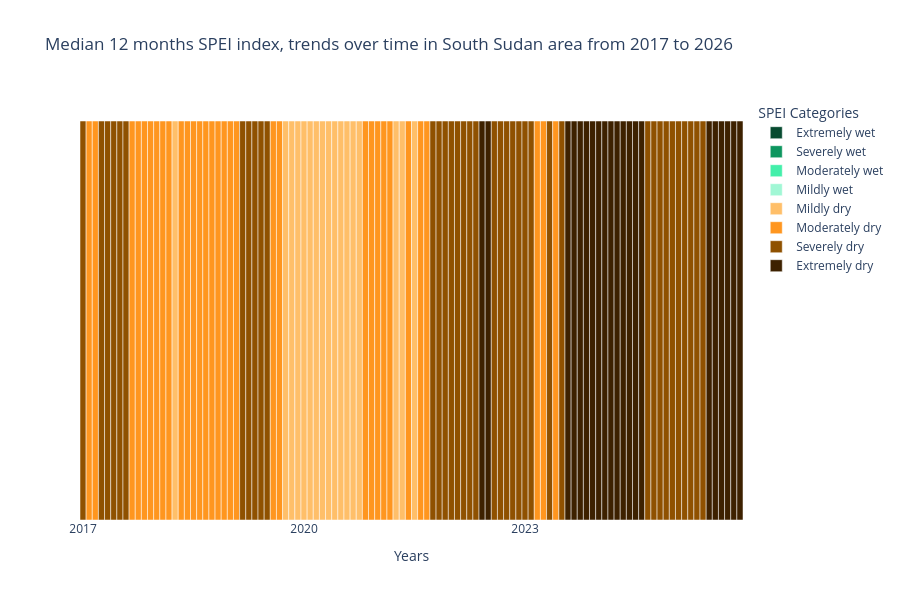

The notebook cell saved with this chart:
### Markdown cell above
Create the stripe charts: the first one showing the years and months along the x-axis, the second showing years along the x-axis and the months along the y-axis.

These charts allow you to quickly identify temporal patterns, showing how drought conditions evolve over both months and years.

### Code cell
charts.create_stripechart(stat_values, accumulation_windows, selected, placeholders)

### Figure 1 — Plotly figure (JSON) as saved in the notebook; plotly's stock layout.template omitted (floating-point values rounded to 4 significant figures)
{"data": [{"hoverinfo": "text", "hovertext": ["January 2017, median: -1.53", "February 2017, median: -1.45", "March 2017, median: -1.48", "April 2017, median: -1.59", "May 2017, median: -1.57", "June 2017, median: -1.64", "July 2017, median: -1.78", "August 2017, median: -1.76", "September 2017, median: -1.47", "October 2017, median: -1.41", "November 2017, median: -1.30", "December 2017, median: -1.31", "January 2018, median: -1.28", "February 2018, median: -1.21", "March 2018, median: -1.02", "April 2018, median: -0.98", "May 2018, median: -1.07", "June 2018, median: -1.11", "July 2018, median: -1.20", "August 2018, median: -1.14", "September 2018, median: -1.31", "October 2018, median: -1.31", "November 2018, median: -1.35", "December 2018, median: -1.29", "January 2019, median: -1.29", "February 2019, median: -1.34", "March 2019, median: -1.58", "April 2019, median: -1.63", "May 2019, median: -1.77", "June 2019, median: -1.61", "July 2019, median: -1.54", "August 2019, median: -1.38", "September 2019, median: -1.12", "October 2019, median: -0.50", "November 2019, median: -0.28", "December 2019, median: -0.20", "January 2020, median: -0.18", "February 2020, median: -0.25", "March 2020, median: -0.20", "April 2020, median: -0.22", "May 2020, median: -0.25", "June 2020, median: -0.76", "July 2020, median: -0.57", "August 2020, median: -0.44", "September 2020, median: -0.45", "October 2020, median: -0.88", "November 2020, median: -1.05", "December 2020, median: -1.12", "January 2021, median: -1.17", "February 2021, median: -1.12", "March 2021, median: -1.02", "April 2021, median: -0.93", "May 2021, median: -0.90", "June 2021, median: -1.00", "July 2021, median: -1.00", "August 2021, median: -1.46", "September 2021, median: -1.48", "October 2021, median: -1.70", "November 2021, median: -1.70", "December 2021, median: -1.72", "January 2022, median: -1.67", "February 2022, median: -1.68", "March 2022, median: -1.72", "April 2022, median: -1.64", "May 2022, median: -1.93", "June 2022, median: -2.07", "July 2022, median: -2.28", "August 2022, median: -1.76", "September 2022, median: -1.74", "October 2022, median: -1.67", "November 2022, median: -1.66", "December 2022, median: -1.60", "January 2023, median: -1.65", "February 2023, median: -1.63", "March 2023, median: -1.44", "April 2023, median: -1.46", "May 2023, median: -1.51", "June 2023, median: -1.34", "July 2023, median: -1.84", "August 2023, median: -2.50", "September 2023, median: -2.72", "October 2023, median: -2.78", "November 2023, median: -2.38", "December 2023, median: -2.36", "January 2024, median: -2.37", "February 2024, median: -2.33", "March 2024, median: -2.33", "April 2024, median: -2.36", "May 2024, median: -2.37", "June 2024, median: -2.92", "July 2024, median: -2.88", "August 2024, median: -2.10", "September 2024, median: -1.70", "October 2024, median: -1.52", "November 2024, median: -1.78", "December 2024, median: -1.79", "January 2025, median: -1.78", "February 2025, median: -1.75", "March 2025, median: -1.67", "April 2025, median: -1.62", "May 2025, median: -1.62", "June 2025, median: -1.80", "July 2025, median: -2.03", "August 2025, median: -2.21", "September 2025, median: -2.21", "October 2025, median: -2.13", "November 2025, median: -2.08", "December 2025, median: -2.00"], "marker": {"color": ["#8F5100", "#FF961F", "#FF961F", "#8F5100", "#8F5100", "#8F5100", "#8F5100", "#8F5100", "#FF961F", "#FF961F", "#FF961F", "#FF961F", "#FF961F", "#FF961F", "#FF961F", "#FFBF69", "#FF961F", "#FF961F", "#FF961F", "#FF961F", "#FF961F", "#FF961F", "#FF961F", "#FF961F", "#FF961F", "#FF961F", "#8F5100", "#8F5100", "#8F5100", "#8F5100", "#8F5100", "#FF961F", "#FF961F", "#FFBF69", "#FFBF69", "#FFBF69", "#FFBF69", "#FFBF69", "#FFBF69", "#FFBF69", "#FFBF69", "#FFBF69", "#FFBF69", "#FFBF69", "#FFBF69", "#FFBF69", "#FF961F", "#FF961F", "#FF961F", "#FF961F", "#FF961F", "#FFBF69", "#FFBF69", "#FF961F", "#FFBF69", "#FF961F", "#FF961F", "#8F5100", "#8F5100", "#8F5100", "#8F5100", "#8F5100", "#8F5100", "#8F5100", "#8F5100", "#3d2100", "#3d2100", "#8F5100", "#8F5100", "#8F5100", "#8F5100", "#8F5100", "#8F5100", "#8F5100", "#FF961F", "#FF961F", "#8F5100", "#FF961F", "#8F5100", "#3d2100", "#3d2100", "#3d2100", "#3d2100", "#3d2100", "#3d2100", "#3d2100", "#3d2100", "#3d2100", "#3d2100", "#3d2100", "#3d2100", "#3d2100", "#8F5100", "#8F5100", "#8F5100", "#8F5100", "#8F5100", "#8F5100", "#8F5100", "#8F5100", "#8F5100", "#8F5100", "#3d2100", "#3d2100", "#3d2100", "#3d2100", "#3d2100", "#3d2100"]}, "orientation": "v", "showlegend": false, "type": "bar", "width": 1, "x": ["2017-01", "2017-02", "2017-03", "2017-04", "2017-05", "2017-06", "2017-07", "2017-08", "2017-09", "2017-10", "2017-11", "2017-12", "2018-01", "2018-02", "2018-03", "2018-04", "2018-05", "2018-06", "2018-07", "2018-08", "2018-09", "2018-10", "2018-11", "2018-12", "2019-01", "2019-02", "2019-03", "2019-04", "2019-05", "2019-06", "2019-07", "2019-08", "2019-09", "2019-10", "2019-11", "2019-12", "2020-01", "2020-02", "2020-03", "2020-04", "2020-05", "2020-06", "2020-07", "2020-08", "2020-09", "2020-10", "2020-11", "2020-12", "2021-01", "2021-02", "2021-03", "2021-04", "2021-05", "2021-06", "2021-07", "2021-08", "2021-09", "2021-10", "2021-11", "2021-12", "2022-01", "2022-02", "2022-03", "2022-04", "2022-05", "2022-06", "2022-07", "2022-08", "2022-09", "2022-10", "2022-11", "2022-12", "2023-01", "2023-02", "2023-03", "2023-04", "2023-05", "2023-06", "2023-07", "2023-08", "2023-09", "2023-10", "2023-11", "2023-12", "2024-01", "2024-02", "2024-03", "2024-04", "2024-05", "2024-06", "2024-07", "2024-08", "2024-09", "2024-10", "2024-11", "2024-12", "2025-01", "2025-02", "2025-03", "2025-04", "2025-05", "2025-06", "2025-07", "2025-08", "2025-09", "2025-10", "2025-11", "2025-12"], "y": [1, 1, 1, 1, 1, 1, 1, 1, 1, 1, 1, 1, 1, 1, 1, 1, 1, 1, 1, 1, 1, 1, 1, 1, 1, 1, 1, 1, 1, 1, 1, 1, 1, 1, 1, 1, 1, 1, 1, 1, 1, 1, 1, 1, 1, 1, 1, 1, 1, 1, 1, 1, 1, 1, 1, 1, 1, 1, 1, 1, 1, 1, 1, 1, 1, 1, 1, 1, 1, 1, 1, 1, 1, 1, 1, 1, 1, 1, 1, 1, 1, 1, 1, 1, 1, 1, 1, 1, 1, 1, 1, 1, 1, 1, 1, 1, 1, 1, 1, 1, 1, 1, 1, 1, 1, 1, 1, 1]}, {"hoverinfo": "none", "marker": {"color": "#074B30"}, "name": "Extremely wet", "showlegend": true, "type": "bar", "x": [null], "y": [null]}, {"hoverinfo": "none", "marker": {"color": "#0D965f"}, "name": "Severely wet", "showlegend": true, "type": "bar", "x": [null], "y": [null]}, {"hoverinfo": "none", "marker": {"color": "#43EFAA"}, "name": "Moderately wet", "showlegend": true, "type": "bar", "x": [null], "y": [null]}, {"hoverinfo": "none", "marker": {"color": "#A1F7D5"}, "name": "Mildly wet", "showlegend": true, "type": "bar", "x": [null], "y": [null]}, {"hoverinfo": "none", "marker": {"color": "#FFBF69"}, "name": "Mildly dry", "showlegend": true, "type": "bar", "x": [null], "y": [null]}, {"hoverinfo": "none", "marker": {"color": "#FF961F"}, "name": "Moderately dry", "showlegend": true, "type": "bar", "x": [null], "y": [null]}, {"hoverinfo": "none", "marker": {"color": "#8F5100"}, "name": "Severely dry", "showlegend": true, "type": "bar", "x": [null], "y": [null]}, {"hoverinfo": "none", "marker": {"color": "#3d2100"}, "name": "Extremely dry", "showlegend": true, "type": "bar", "x": [null], "y": [null]}], "layout": {"height": 600, "legend": {"title": {"text": "SPEI Categories"}}, "plot_bgcolor": "rgba(0,0,0,0)", "showlegend": true, "title": {"text": "Median 12 months SPEI index, trends over time in South Sudan area from 2017 to 2026"}, "xaxis": {"tickangle": 0, "tickmode": "array", "ticktext": ["2017", "", "", "", "", "", "", "", "", "", "", "", "", "", "", "", "", "", "", "", "", "", "", "", "", "", "", "", "", "", "", "", "", "", "", "", "2020", "", "", "", "", "", "", "", "", "", "", "", "", "", "", "", "", "", "", "", "", "", "", "", "", "", "", "", "", "", "", "", "", "", "", "", "2023", "", "", "", "", "", "", "", "", "", "", "", "", "", "", "", "", "", "", "", "", "", "", "", "", "", "", "", "", "", "", "", "", "", "", ""], "tickvals": ["2017-01", "2017-02", "2017-03", "2017-04", "2017-05", "2017-06", "2017-07", "2017-08", "2017-09", "2017-10", "2017-11", "2017-12", "2018-01", "2018-02", "2018-03", "2018-04", "2018-05", "2018-06", "2018-07", "2018-08", "2018-09", "2018-10", "2018-11", "2018-12", "2019-01", "2019-02", "2019-03", "2019-04", "2019-05", "2019-06", "2019-07", "2019-08", "2019-09", "2019-10", "2019-11", "2019-12", "2020-01", "2020-02", "2020-03", "2020-04", "2020-05", "2020-06", "2020-07", "2020-08", "2020-09", "2020-10", "2020-11", "2020-12", "2021-01", "2021-02", "2021-03", "2021-04", "2021-05", "2021-06", "2021-07", "2021-08", "2021-09", "2021-10", "2021-11", "2021-12", "2022-01", "2022-02", "2022-03", "2022-04", "2022-05", "2022-06", "2022-07", "2022-08", "2022-09", "2022-10", "2022-11", "2022-12", "2023-01", "2023-02", "2023-03", "2023-04", "2023-05", "2023-06", "2023-07", "2023-08", "2023-09", "2023-10", "2023-11", "2023-12", "2024-01", "2024-02", "2024-03", "2024-04", "2024-05", "2024-06", "2024-07", "2024-08", "2024-09", "2024-10", "2024-11", "2024-12", "2025-01", "2025-02", "2025-03", "2025-04", "2025-05", "2025-06", "2025-07", "2025-08", "2025-09", "2025-10", "2025-11", "2025-12"], "title": {"text": "Years"}, "type": "category"}, "yaxis": {"showgrid": false, "showticklabels": false, "title": {"text": "Median SPEI12"}, "visible": false, "zeroline": false}}}
